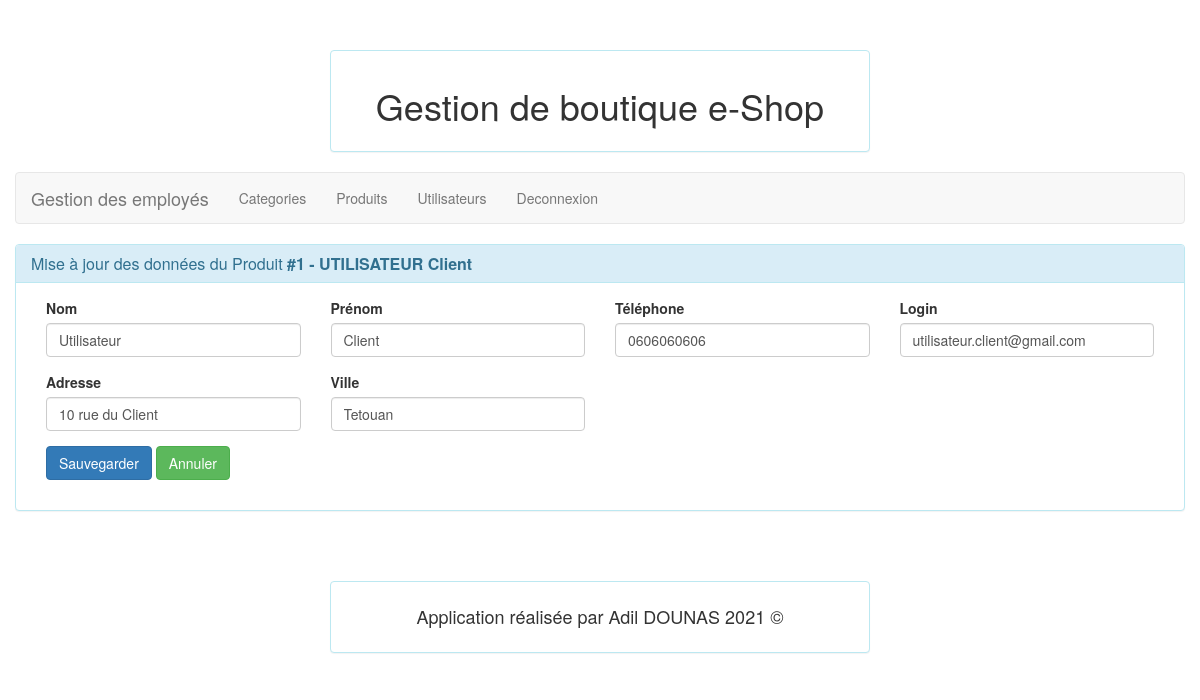
Page /admin/index.php?page=utilisateur/utilisateur_update_form&idUtilisateur=1 (signed in) on the committed database.
### tables this page shows
CREATE TABLE IF NOT EXISTS `utilisateur` (
  `Id` int(11) NOT NULL AUTO_INCREMENT,
  `Nom` varchar(30) NOT NULL,
  `Prenom` varchar(30) NOT NULL,
  `Telephone` varchar(20) NOT NULL,
  `Adresse` varchar(300) NOT NULL,
  `Ville` varchar(300) NOT NULL,
  `Login` varchar(300) NOT NULL,
  `Password` varchar(300) NOT NULL,
  `IsAdmin` tinyint(1) NOT NULL DEFAULT '0',
  PRIMARY KEY (`Id`)
);

### admin/utilisateur/utilisateur_update_form.php (the view, shortened to what this page needs)
<?php
	$idUtilisateur = $_GET['idUtilisateur'];
	$req = "SELECT * FROM Utilisateur WHERE Id = $idUtilisateur";
	$res = mysql_query($req);
	$dataUtilisateur = mysql_fetch_array($res);
?>
<div class="panel panel-info">
	<div class="panel-heading">
	<h3 class="panel-title">Mise à jour des données du Produit <strong>#<?php echo $dataUtilisateur['Id'] .' - ' . strtoupper($dataUtilisateur['Nom']). ' ' . $dataUtilisateur['Prenom']; ?></strong></h3>
	</div>
	<div class="panel-body">
		<form method="POST" action="index.php?page=utilisateur/utilisateur_update" >
			<div class="form-row">
				<div class="form-group col-md-3">
					<label for="inputNom">Nom</label>
					<input type="text" class="form-control" id="inputNom" name="inputNom" value="<?php echo $dataUtilisateur['Nom'] ?>" />
				</div>
				<div class="form-group col-md-3">
					<label for="inputPrenom">Prénom</label>
					<input type="text" class="form-control" id="inputPrenom" name="inputPrenom" value="<?php echo $dataUtilisateur['Prenom'] ?>" />
				</div>
			</div>
			<div class="form-row">
				<div class="form-group col-md-3">
					<label for="inputTelephone">Téléphone</label>
					<input type="text" class="form-control" id="inputTelephone" name="inputTelephone" value="<?php echo $dataUtilisateur['Telephone'] ?>" />
				</div>
				<div class="form-group col-md-3">
					<label for="inputLogin">Login</label>
					<input type="text" class="form-control" id="inputLogin" name="inputLogin" value="<?php echo $dataUtilisateur['Login'] ?>" />
				</div>
			</div>
			<div class="form-row">
				<div class="form-group col-md-3">
					<label for="inputAdresse">Adresse</label>
					<input type="text" class="form-control" id="inputAdresse" name="inputAdresse" value="<?php echo $dataUtilisateur['Adresse'] ?>" />
				</div>
				<div class="form-group col-md-3">
					<label for="inputVille">Ville</label><br/>
					<input type="text" class="form-control" id="inputVille" name="inputVille" value="<?php echo $dataUtilisateur['Ville'] ?>" />
				</div>
			</div>
			<div class="form-row">
				<div class="form-group col-md-12">
					<button type="submit" class="btn btn-primary stretched-link">Sauvegarder</button>
					<a type="submit" href="index.php?page=produit/produit_list&success=2" class="btn btn-success stretched-link">Annuler</a>
				</div>
			</div>
		</form>
	</div>
</div>

### rows in the picture
utilisateur: Id "1", Nom "UTILISATEUR", Prenom "Client", inputNom "Utilisateur", inputPrenom "Client", inputTelephone "0606060606", inputLogin "utilisateur.client@gmail.com", inputAdresse "10 rue du Client", inputVille "Tetouan"
